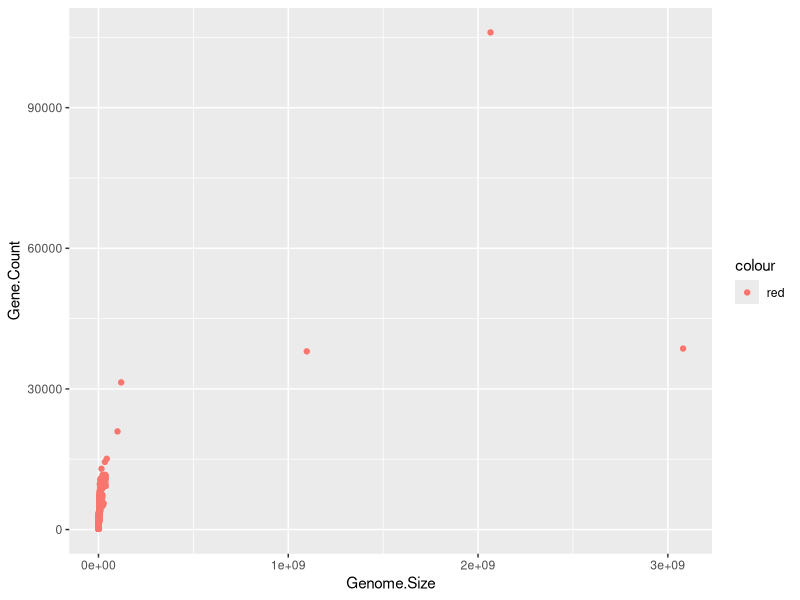
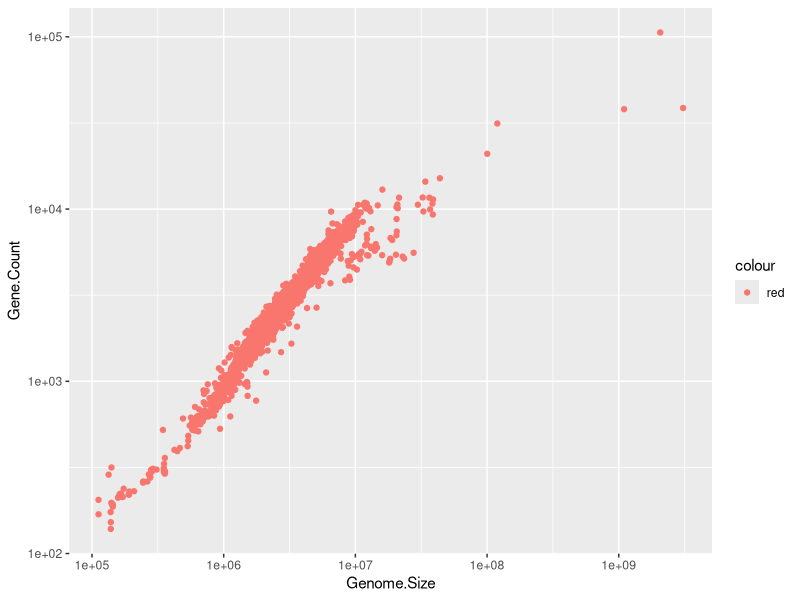
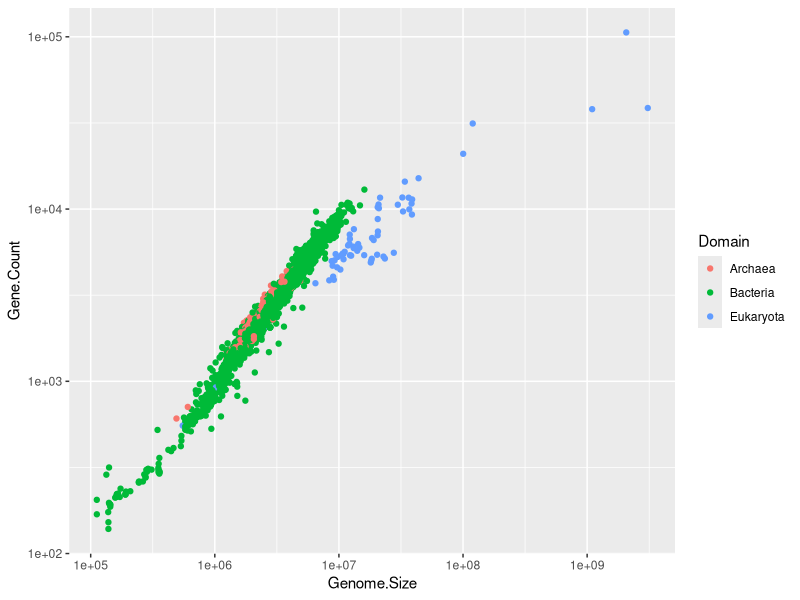
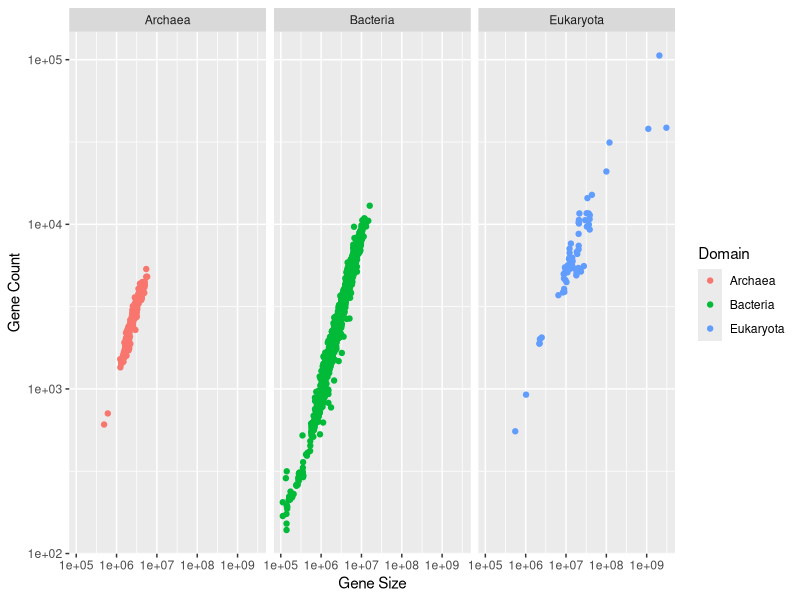
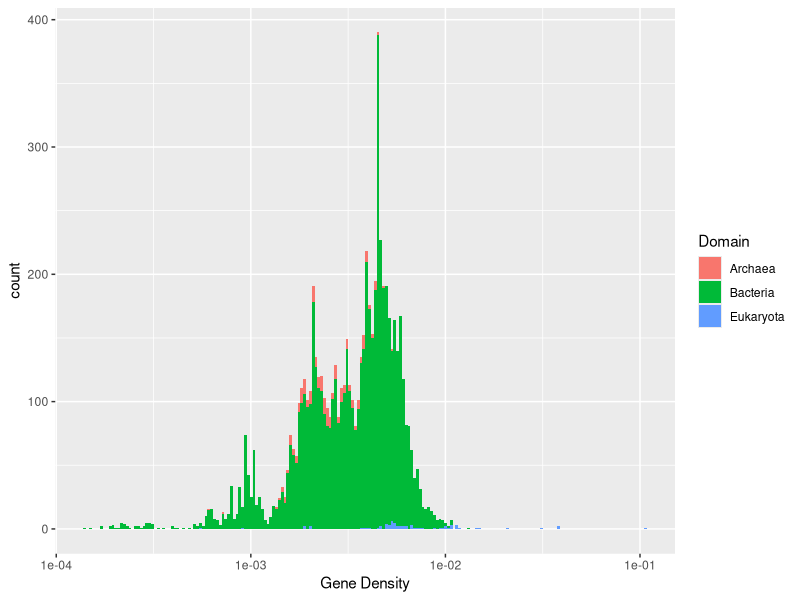
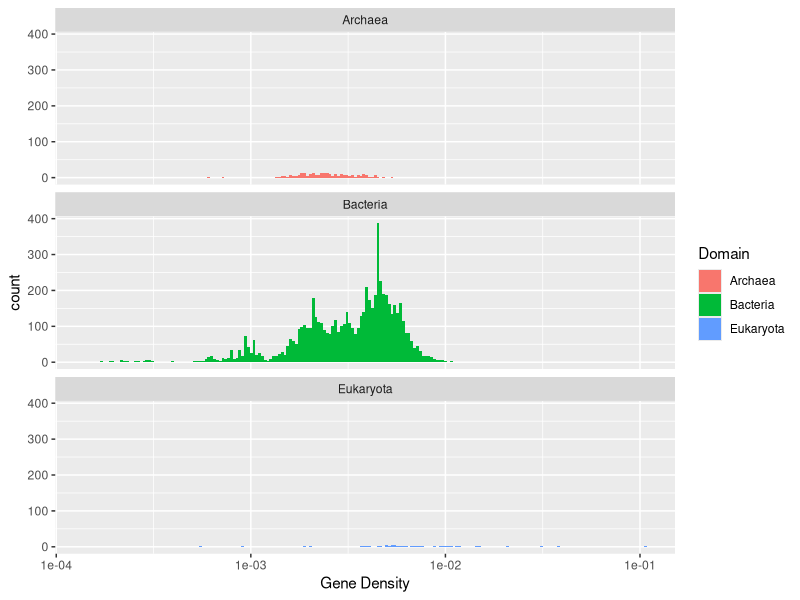
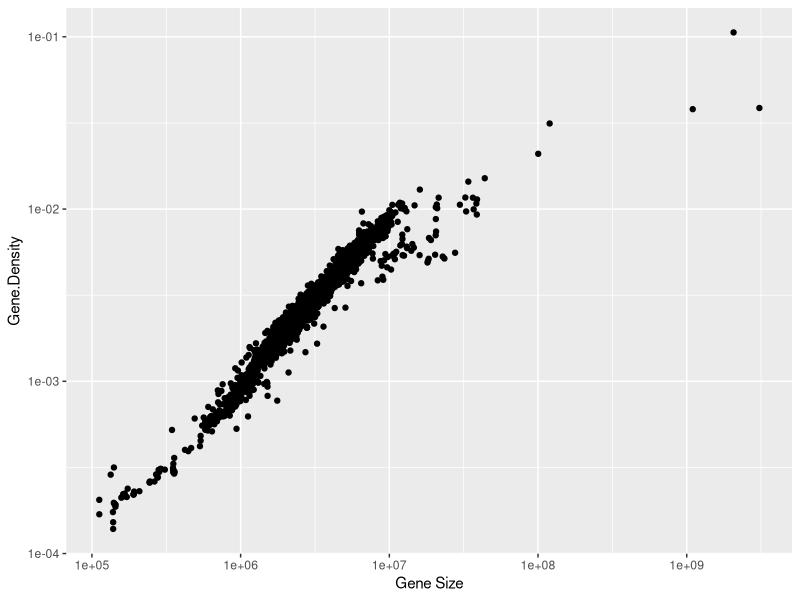
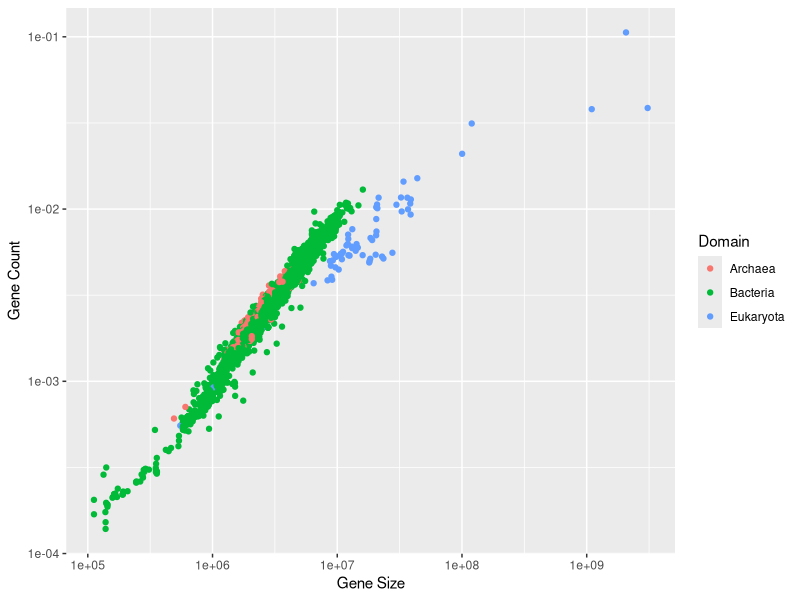

Source code (R) for these figures, in order:
#### Introduction ####

#
# Datascience in Bioinformatics (an extended version of an earlier course called LEARNING FROM GENOME DATA I
#
# The questions and exercises are identified as # Q:

#### This is a section header ####

# Section headers make it a lot easier to navigate your script
# Please check the drop down menu at the bottom of this window.

#### R for data science exercises: Data visualization ####

# First you should work through two online tutorials that will introduce you to ggplot2
# We advice you to make a new file (R script) and use that for doing the tutorial.
# When done - save the R script with an appropriate filename and in an appropriate location
#
#
# The tutorial is from the free book "R for data science" written by the R Overlord Hadley Wickham
# URL: http://r4ds.had.co.nz/index.html
#
#
# Read Welcome
# Read 1. Introduction
# Read 2. Introduction
# Go through 3. Data visualization (this takes some time but will introduce you to ggplot2)
#
# If you need help have a look at the different cheatsheets
# And if you are stuck - use the online forum!
#


#### Use you new knowledge to Work on real data ####7
# install.packages(c("tidyverse", "ggplot2"))

library(tidyverse)
library(dplyr)

# By using the knowledge from above we will now work on a dataset
# Read the data 

microbes = read_tsv(file="taxontable.tsv") # read data
# Notice the warning - let's tell it that it may read more rows to guess the correct type of each row
microbes = read_tsv(file="taxontable.tsv", guess_max=5000) # read data

microbes
dim(microbes)
names(microbes)
summary(microbes)

#### Variation of genome size and number of genes ####

# # Hint for keeping and saving a plot
# plotdata = data.frame(x=rnorm(100), y=rnorm(100), type=sample(x = 1:3, size = 100, replace = T))
# plot1 = ggplot(data = plotdata) + geom_point(mapping = aes(x = x, y = y, color=type))
# plot(plot1)
# ggsave(filename = "test.png", plot = plot1)


# Q: Make a scatterplot of Genome.Size(x) vs. Gene.Count(y)
plot1 <- (
    ggplot(data = microbes) + 
    geom_point(mapping = aes(x = Genome.Size, y = Gene.Count, color = "red"))
)

plot(plot1)
ggsave(filename = "RsessionWeek01/Q1.png", plot = plot1)

# Q: Make a scatterplot of Genome.Size(x) vs. Gene.Count(y) on log-log scale
# Hint: ?scale_x_log10() (read examples)
plot2 <- (
    ggplot(data = microbes) + 
        geom_point(mapping = aes(x = Genome.Size, y = Gene.Count, color = "red")) +
        scale_x_log10() +
        scale_y_log10()
)


plot(plot2)
ggsave(filename = "RsessionWeek01/Q2.png", plot = plot2)

# Q: Make a log-log scatterplot so you compare the different Domains (different colors)
plot3 <- (
    ggplot(data = microbes) +
        geom_point(mapping = aes(x = Genome.Size, y = Gene.Count, color = Domain)) +
        scale_x_log10() +
        scale_y_log10()
)

plot(plot3)
ggsave(filename = "RsessionWeek01/Q3.png", plot = plot3)

# Q: Make a facetted log-log scatterplot so you compare the different Domains 
# HINT: ..facet_wrap()
plot4 <- (
    ggplot(data = microbes) +
        geom_point(mapping = aes(x = Genome.Size, y = Gene.Count, color = Domain)) +
        scale_x_log10("Gene Size") +
        scale_y_log10("Gene Count") +
        facet_wrap(~Domain, nrow = 1)
)

print(plot4)
ggsave(filename = "RsessionWeek01/Q4.png", plot = plot4)

# Q: What can you say about the relationship between genome size and gene count.
# You will present this and discuss it at the exercises

#### The relationship between genome size and gene density ####

# We define a new variable called "Gene.density" in the dataset (number of genes per Mb)
microbes = mutate(microbes, Gene.Density = Gene.Count/10^6)

# Q: How is gene density distributed ?  
# Hint: +geom_histogram()
plot5 <- (
    ggplot(data = microbes, aes(x = Gene.Density, fill = Domain)) +
        scale_x_log10("Gene Density") +
        geom_histogram(bins = 200)
)

print(plot5)
ggsave(filename = "RsessionWeek01/Q5.png", plot = plot5)

# Q: Make the histogram but with subplots for each Domain (facets)
plot6 <- (
    ggplot(data = microbes, aes(x = Gene.Density, fill = Domain)) +
        scale_x_log10("Gene Density") +
        facet_wrap(~Domain, nrow = 3) +
        geom_histogram(bins = 200)
)

print(plot6)
ggsave(filename = "RsessionWeek01/Q6.png", plot = plot6)

# Q: Plot the gene density as a function of genome size on a log-log scale
plot7 <- (
    ggplot(data = microbes) +
        geom_point(mapping = aes(x = Genome.Size, y = Gene.Density)) +
        scale_x_log10("Gene Size") +
        scale_y_log10("Gene.Density")
)

print(plot7)
ggsave("RsessionWeek01/Q7", plot = plot7)

# Q: Produce the same figure, but each domain in a different color
plot8 <- (
    ggplot(data = microbes) +
        geom_point(mapping = aes(x = Genome.Size, y = Gene.Density, color = Domain)) +
        scale_x_log10("Gene Size") +
        scale_y_log10("Gene Count") 
)

print(plot8)
ggsave("RsessionWeek01/Q8", plot = plot8)

# Q: Produce the same figure, but each domain in a different subplot (facets)
plot9 <- (
    ggplot(data = microbes, aes(x = Genome.Size, y = Gene.Density, color = Domain)) +
        geom_point() +
        geom_smooth() +
        scale_x_log10("Gene Size") +
        scale_y_log10("Gene Count") +
        facet_wrap(~Domain, nrow = 1)
)

print(plot9)
ggsave("RsessionWeek01/Q9", plot = plot9)
# Q: Present your results at the exercises.

# You are now done: https://goo.gl/3XLFxY

